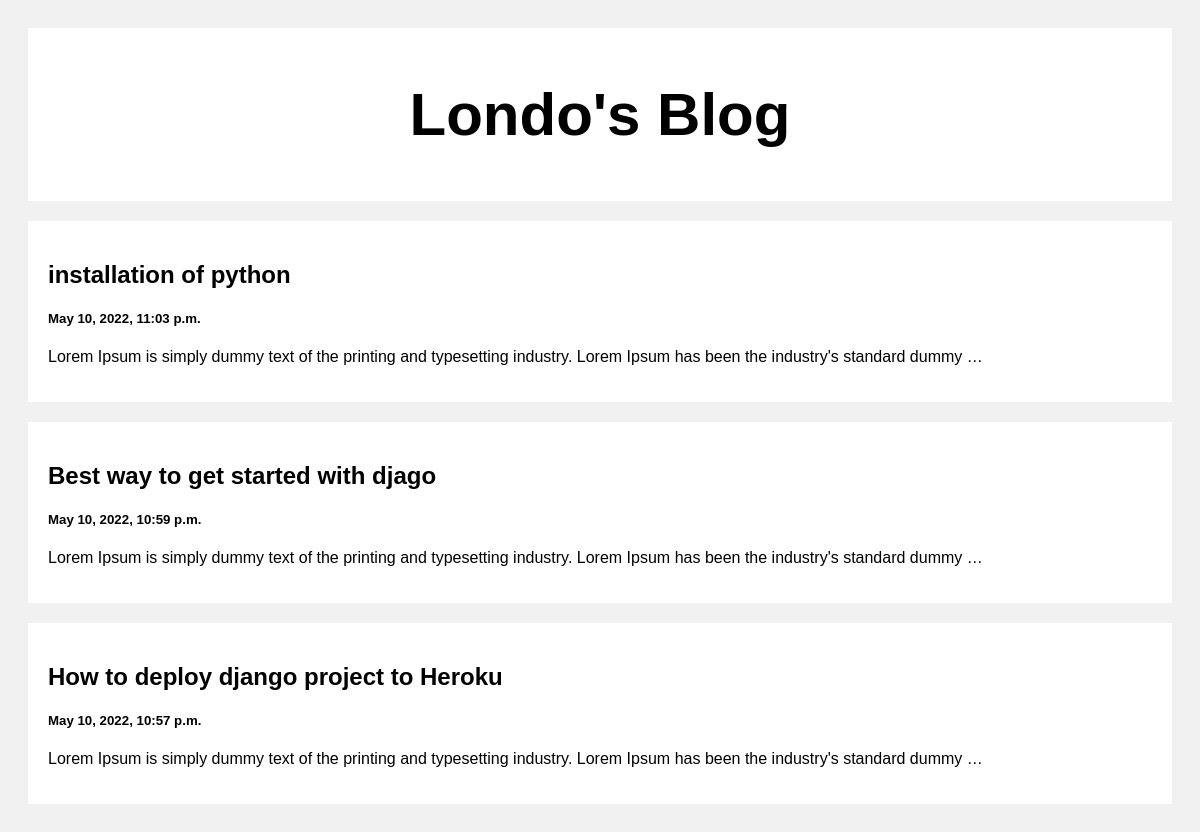
The page / on the database its author committed.
### posts/models.py (models this page shows)
class Post(models.Model):
    title = models.CharField(max_length=100)
    body = models.CharField(max_length=1000000)
    created_at = models.DateTimeField(default=datetime.now, blank=True)

### posts/views.py (the view)
# urls.py: path('',views.index, name='index'),
def index(request):
    posts = Post.objects.all()
    return render(request,'index.html',{'posts':posts})

### templates/index.html (shortened to what this page needs)
<!DOCTYPE html>
<html>
<head>
</head>
<body>
    <div class="header">
    <h2>Londo's Blog</h2>
    </div>
    <div class="row">
        <div class="leftcolumn">
            {% for post in posts reversed %}
            <div class="card">
            <a style="text-decoration: none; color: black;" href="/post/{{post.id}}">
                <h2>{{post.title}}</h2>
                <h5>{{post.created_at}}</h5>
                <p>{{post.body|truncatewords:20}}</p>
            </a>
            </div>
            {% endfor %}
        </div>
    </div>
</body>
</html>

### templates/index.html (style rules this page uses)
* { box-sizing: border-box; }
body { font-family: Arial; padding: 20px; background: #f1f1f1; }
.header { padding: 2px; font-size: 40px; text-align: center; background: white; }
.leftcolumn { float: left; width: 100%; }
.card { background-color: white; padding: 20px; margin-top: 20px; }
.row:after { content: ""; display: table; clear: both; }

### rows shown on the page
Post: title "installation of python", created_at "May 10, 2022, 11:03 p.m.", body "Lorem Ipsum is simply dummy text of the printing and typesetting industry. Lorem Ipsum has been the industry's standard dummy …"
Post: title "Best way to get started with djago", created_at "May 10, 2022, 10:59 p.m.", body "Lorem Ipsum is simply dummy text of the printing and typesetting industry. Lorem Ipsum has been the industry's standard dummy …"
Post: title "How to deploy django project to Heroku", created_at "May 10, 2022, 10:57 p.m.", body "Lorem Ipsum is simply dummy text of the printing and typesetting industry. Lorem Ipsum has been the industry's standard dummy …"
